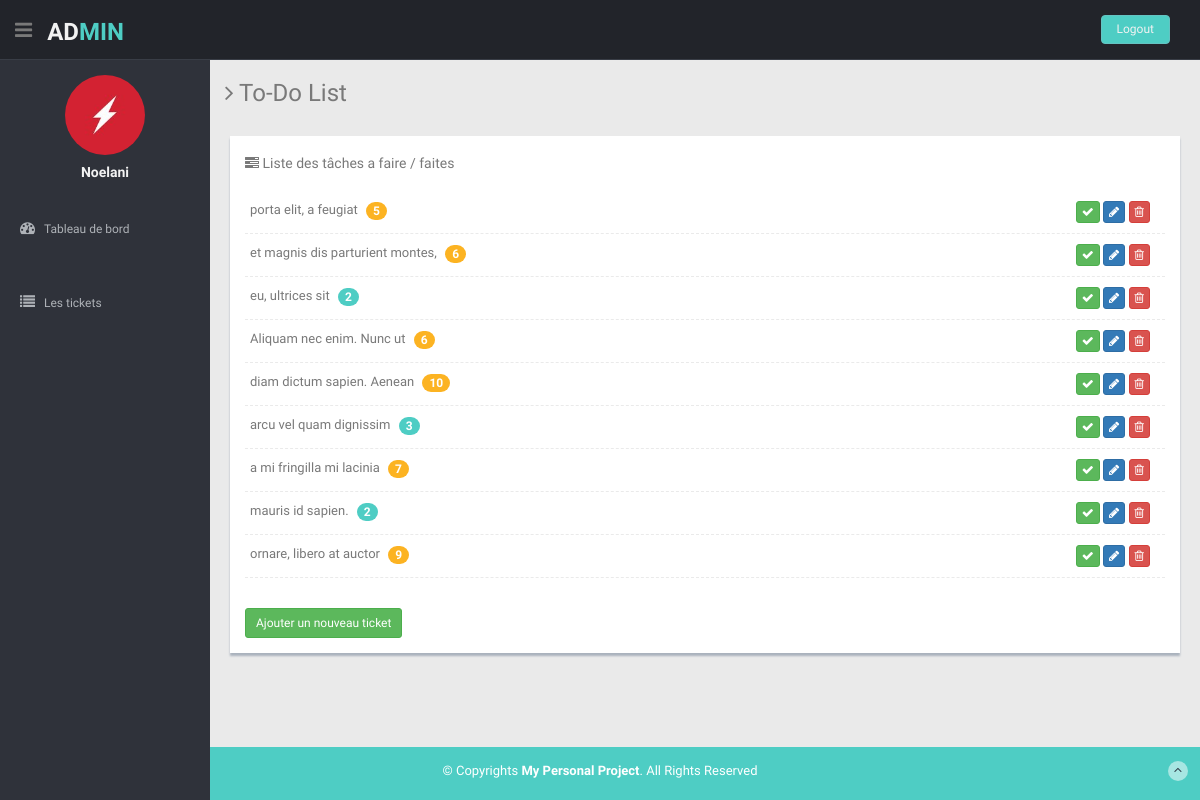
The page /todo-list.php (signed in) on the database its author committed.
### tables this page shows
CREATE TABLE tickets
(
id integer primary key,
user_id integer not null,
title varchar(255) default ' ' not null,
description text default ' ' not null,
level integer(1) default 0 not null
, done integer default 0);

### todo-list.php (the view, shortened to what this page needs)
<!DOCTYPE html>
<html lang="fr">
<head>
  <link href="lib/bootstrap/css/bootstrap.min.css" rel="stylesheet">
  <link href="lib/font-awesome/css/font-awesome.css" rel="stylesheet" />
  <link href="css/style.css" rel="stylesheet">
</head>
<body>
  <section id="container">
    <?php
    include_once __DIR__ . '/modules/header.php';
    include_once __DIR__ . '/modules/nav_menu.php';
    ?>
    <section id="main-content">
      <section class="wrapper">
        <h3><i class="fa fa-angle-right"></i> To-Do List</h3>
        <div class="row mt">
          <div class="col-md-12">
            <section class="task-panel tasks-widget">
              <div class="panel-heading">
                <div class="pull-left">
                  <h5><i class="fa fa-tasks"></i> Liste des tâches a faire / faites</h5>
                </div>
                <br>
              </div>
              <div class="panel-body">
                <div class="task-content">
                  <ul class="task-list">
                      <?php
                      $pdo = new PDO('sqlite:' . __DIR__ . '/database.db');
                      $stmt = $pdo->prepare('SELECT * FROM tickets WHERE user_id = :user_id ORDER BY id DESC');
                      $stmt->execute([
                        'user_id' => $_SESSION['user']['id']
                      ]);
                      $tickets = $stmt->fetchAll();
                      foreach ($tickets as $ticket) :
                        ?>
                          <li class="tooltips" title="<?= $ticket['description'] ?>">
                            <div class="task-title">
                                <span class="task-title-sp <?= ($ticket['done']?'done':'') ?>"><?= $ticket['title'] ?></span>
                                <span class="badge <?= ($ticket['level'] <= 4 ? 'bg-theme' : 'bg-warning') ?>"><?= $ticket['level'] ?></span>
                                <div class="pull-right hidden-phone">
                                    <?php
                                    if ($ticket['done']):
                                    ?>
                                        <a href="#" class="btn btn-warning btn-xs"><i class=" fa fa-close"></i></a>
                                    <?php
                                    else:
                                    ?>
                                        <a href="#" class="btn btn-success btn-xs"><i class=" fa fa-check"></i></a>
                                    <?php
                                    endif;
                                    ?>
                                    <a href="#" class="btn btn-primary btn-xs"><i class="fa fa-pencil"></i></a>
                                    <a href="#" class="btn btn-danger btn-xs"><i class="fa fa-trash-o "></i></a>
                                </div>
                            </div>
                          </li>
                      <?php
                      endforeach;
                      ?>
                  </ul>
                </div>
                <div class=" add-task-row">
                  <a class="btn btn-success btn-sm pull-left" href="form-edit.php">Ajouter un nouveau ticket</a>
                </div>
              </div>
            </section>
          </div>
        </div>
      </section>
    </section>
    <?php
    include_once __DIR__ . '/modules/footer.php';
    ?>
  </section>
</body>
</html>

### modules/header.php
<header class="header black-bg">
    <div class="sidebar-toggle-box">
        <div class="fa fa-bars tooltips" data-placement="right" data-original-title="Toggle Navigation"></div>
    </div>
    <a href="index.php" class="logo"><b>AD<span>MIN</span></b></a>
    <div class="top-menu">
        <ul class="nav pull-right top-menu">
            <li><a class="logout" href="logout.php">Logout</a></li>
        </ul>
    </div>
</header>

### modules/nav_menu.php
<aside>
    <div id="sidebar" class="nav-collapse ">
        <ul class="sidebar-menu" id="nav-accordion">
            <p class="centered">
                <a href="#">
                    <img src="img/users/<?= ($_SESSION['user']['id']??1) ?>.jpg" class="img-circle" width="80">
                </a>
            </p>
            <h5 class="centered">
                <?= $_SESSION['user']['name']??"" ?>
            </h5>
            <li class="mt">
                <a href="index.php">
                    <i class="fa fa-dashboard"></i>
                    <span>Tableau de bord</span>
                </a>
            </li>
            <li class="mt">
                <a href="todo-list.php">
                    <i class="fa fa-list"></i>
                    <span>Les tickets</span>
                </a>
            </li>
        </ul>
    </div>
</aside>

### modules/footer.php (shortened to what this page needs)
<footer class="site-footer">
    <div class="text-center">
        <p>
            &copy; Copyrights <strong>My Personal Project</strong>. All Rights Reserved
        </p>
        <a href="#" class="go-top">
            <i class="fa fa-angle-up"></i>
        </a>
    </div>
</footer>

### css/style.css (style rules this page uses)
body { color: #797979; background: #eaeaea; font-family: 'Ruda', sans-serif; padding: 0px !important; margin: 0px !important; font-size:13px; }
ul li { list-style: none; }
a, a:hover, a:focus { text-decoration: none; outline: none; }
#container { width: 100%; height: 100%; }
.bg-theme { background-color: #4ECDC4; }
.centered { text-align: center; }
.mt { margin-top: 25px; }
ul.top-menu > li > .logout { color: #f2f2f2; font-size: 12px; border-radius: 4px; -webkit-border-radius: 4px; border: 1px solid #64c3c2 !important; padding: 5px 15px; margin-right: 15px; background: #4ECDC4; margin-top: 15px; }
#sidebar { width: 210px; height: 100%; position: fixed; background: #2f323a; }
#sidebar h5 { color: #f2f2f2; font-weight: 700; }
#sidebar ul li { position: relative; }
ul.sidebar-menu , ul.sidebar-menu li ul.sub { margin: -2px 0 0; padding: 0; }
ul.sidebar-menu { margin-top: 75px; }
ul.sidebar-menu li { margin-bottom: 5px; margin-left:10px; margin-right:10px; }
ul.sidebar-menu li a span { display: inline-block; }
ul.sidebar-menu li a { color: #aeb2b7; text-decoration: none; display: block; padding: 15px 0 15px 10px; font-size: 12px; outline: none; -webkit-transition: all 0.3s ease; -moz-transition: all 0.3s ease; -o-transition: all 0.3s ease; -ms-transition: all 0.3s ease; transition: all 0.3s ease; }
ul.sidebar-menu li a i { font-size: 15px; padding-right: 6px; }
#main-content { margin-left: 210px; min-height: calc(100vh - 53px); }
.header, .footer { min-height: 60px; padding: 0 15px; }
.header { position: fixed; left: 0; right: 0; z-index: 1002; }
.black-bg { background: #22242a; border-bottom: 1px solid #393d46; }
.wrapper { display: inline-block; margin-top: 60px; padding-left: 15px; padding-right: 15px; padding-bottom: 15px; padding-top: 0px; width: 100%; }
a.logo { font-size: 24px; color: #f2f2f2; float: left; margin-top: 15px; text-transform: uppercase; }
a.logo b { font-weight: 900; }
a.logo span { color: #4ECDC4; }
#top_menu .nav > li, ul.top-menu > li { float: left; }
ul.top-menu > li > a { color: #666666; font-size: 16px; border-radius: 4px; -webkit-border-radius: 4px; border:1px solid #666666 !important; padding: 2px 6px; margin-right: 15px; }
.sidebar-toggle-box { float: left; padding-right: 15px; margin-top: 20px; }
.sidebar-toggle-box .fa-bars { cursor: pointer; display: inline-block; font-size: 20px; }
.badge.bg-warning { background: #FCB322; }
.site-footer { background: #4ECDC4; color: #fff; padding: 15px 0; }
.site-footer p { margin-bottom: 5px; }
.go-top { margin-right: 1%; margin-top: -25px; float: right; background: rgba(255,255,255,.5); width: 20px; height: 20px; border-radius: 50%; -webkit-border-radius: 50%; }
.go-top i { color: #2A3542; }
.task-content { margin-bottom: 30px; }
.task-panel { background: #fff; text-align: left; box-shadow: 0px 3px 2px #aab2bd; margin: 5px; }
.tasks-widget .task-content:after { clear: both; }
.tasks-widget .task-list { padding:0; margin:0; }
.tasks-widget .task-list > li { position:relative; padding:10px 5px; border-bottom:1px dashed #eaeaea; }
.tasks-widget .task-list li > .task-title { overflow:hidden; margin-right:10px; }
.tasks-widget .task-list li .task-title .task-title-sp { margin-right:5px; }

### rows shown on the page
tickets: title "porta elit, a feugiat", level "5", done 0 (drawn)
tickets: title "et magnis dis parturient montes,", level "6", done 0 (drawn)
tickets: title "eu, ultrices sit", level "2", done 0 (drawn)
tickets: title "Aliquam nec enim. Nunc ut", level "6", done 0 (drawn)
tickets: title "diam dictum sapien. Aenean", level "10", done 0 (drawn)
tickets: title "arcu vel quam dignissim", level "3", done 0 (drawn)
tickets: title "a mi fringilla mi lacinia", level "7", done 0 (drawn)
tickets: title "mauris id sapien.", level "2", done 0 (drawn)
tickets: title "ornare, libero at auctor", level "9", done 0 (drawn)

### other values the page prints
$_SESSION['user']['name'] "Noelani"
